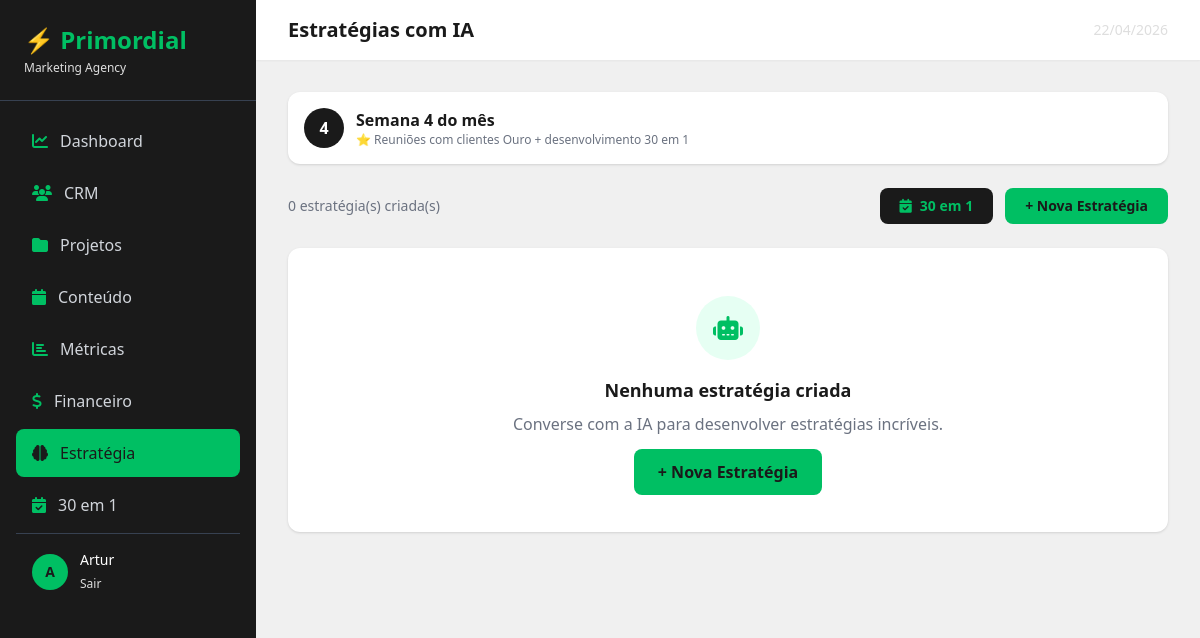
The page /estrategia/ (signed in) on the database as committed earlier.
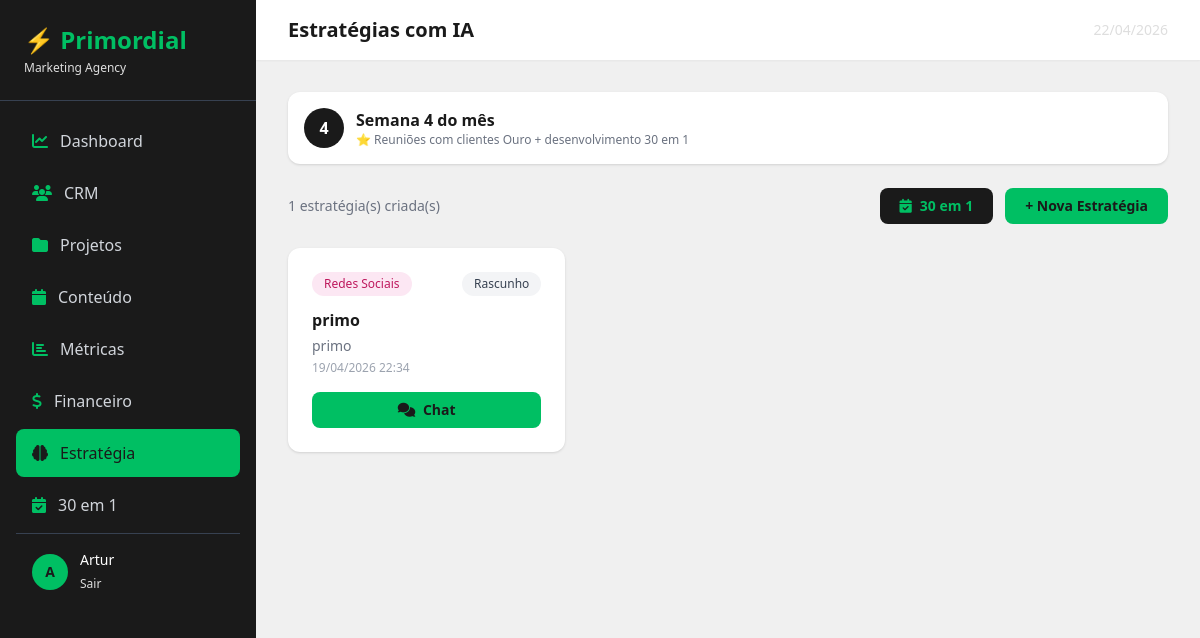
The same page on the database as committed later.
### estrategia/models.py (models this page shows, shortened)
class Estrategia(models.Model):
    TIPO_CHOICES = [
        ('redes_sociais', 'Redes Sociais'),
        ('conteudo', 'Conteúdo'),
        ('marketing_completo', 'Marketing Completo'),
        ('roteiro', 'Roteiro'),
        ('30_em_1', '30 em 1'),
    ]
    STATUS_CHOICES = [
        ('rascunho', 'Rascunho'),
        ('finalizada', 'Finalizada'),
    ]
    cliente = models.ForeignKey(Cliente, on_delete=models.CASCADE, related_name='estrategias', null=True, blank=True)
    titulo = models.CharField(max_length=200)
    tipo = models.CharField(max_length=30, choices=TIPO_CHOICES)
    status = models.CharField(max_length=20, choices=STATUS_CHOICES, default='rascunho')
    mes_referencia = models.DateField(null=True, blank=True)
    documento_final = models.TextField(blank=True)
    criado_por = models.ForeignKey(User, on_delete=models.SET_NULL, null=True)
    criado_em = models.DateTimeField(auto_now_add=True)
    atualizado_em = models.DateTimeField(auto_now=True)
    class Meta:
        ordering = ['-criado_em']

### crm/models.py (models this page shows, shortened)
class Cliente(models.Model):
    STATUS_CHOICES = [
        ('lead', 'Lead'),
        ('prospecto', 'Prospecto'),
        ('ativo', 'Ativo'),
        ('ouro', '⭐ Cliente Ouro'),
        ('inativo', 'Inativo'),
    ]
    SEGMENTO_CHOICES = [
        ('moda', 'Moda e Beleza'),
        ('saude', 'Saúde e Bem-estar'),
        ('alimentacao', 'Alimentação'),
        ('tecnologia', 'Tecnologia'),
        ('educacao', 'Educação'),
        ('imobiliario', 'Imobiliário'),
        ('varejo', 'Varejo'),
        ('servicos', 'Serviços'),
        ('outro', 'Outro'),
    ]
    nome = models.CharField(max_length=200)
    empresa = models.CharField(max_length=200, blank=True)
    email = models.EmailField()
    telefone = models.CharField(max_length=20, blank=True)
    status = models.CharField(max_length=20, choices=STATUS_CHOICES, default='lead')
    data_entrada = models.DateTimeField(auto_now_add=True)
    observacoes = models.TextField(blank=True)
    cpf_cnpj = models.CharField(max_length=20, blank=True)
    data_nascimento = models.DateField(null=True, blank=True)
    endereco = models.CharField(max_length=300, blank=True)
    cidade = models.CharField(max_length=100, blank=True)
    estado = models.CharField(max_length=2, blank=True)
    segmento = models.CharField(max_length=20, choices=SEGMENTO_CHOICES, blank=True)
    site = models.URLField(blank=True)
    instagram = models.CharField(max_length=100, blank=True)
    facebook = models.CharField(max_length=100, blank=True)
    linkedin = models.CharField(max_length=100, blank=True)
    tiktok = models.CharField(max_length=100, blank=True)
    briefing_completo = models.BooleanField(default=False)

### estrategia/views.py (the view, shortened to what this page needs)
# urls.py: path('', views.lista_estrategias, name='lista_estrategias'),
@login_required
def lista_estrategias(request):
    estrategias = Estrategia.objects.all()
    clientes = Cliente.objects.filter(status__in=['ativo', 'ouro'])
    semana_atual = get_semana_do_mes()
    alertas_estrategia = []
    alertas_30em1 = []
    if semana_atual == 4:
        clientes_ouro = Cliente.objects.filter(status='ouro')
    return render(request, 'estrategia/lista.html', {
        'estrategias': estrategias,
        'clientes': clientes,
        'semana_atual': semana_atual,
        'alertas_estrategia': alertas_estrategia,
        'alertas_30em1': alertas_30em1,
    })

### estrategia/views.py (called while the page is built)
def get_semana_do_mes():
    hoje = date.today()
    dia = hoje.day
    if dia <= 7:
        return 1
    elif dia <= 14:
        return 2
    elif dia <= 21:
        return 3
    else:
        return 4

### templates/estrategia/lista.html (shortened to what this page needs)
{% extends 'base/base.html' %}
{% block page_title %}Estratégias com IA{% endblock %}
{% block content %}
<div class="bg-white rounded-xl shadow p-4 mb-6 flex items-center gap-3">
    <div class="w-10 h-10 rounded-full flex items-center justify-center font-bold text-white" style="background-color:#1a1a1a">
        {{ semana_atual }}
    </div>
    <div>
        <p class="font-semibold" style="color:#1a1a1a">Semana {{ semana_atual }} do mês</p>
        <p class="text-xs text-gray-500">
            {% if semana_atual == 1 %}Produção de conteúdo
            {% elif semana_atual == 2 %}Revisão e aprovação
            {% elif semana_atual == 3 %}⚠️ Período de estratégia — verifique clientes pendentes
            {% else %}⭐ Reuniões com clientes Ouro + desenvolvimento 30 em 1{% endif %}
        </p>
    </div>
</div>
<div class="flex justify-between items-center mb-6">
    <p class="text-sm text-gray-500">{{ estrategias.count }} estratégia(s) criada(s)</p>
    <div class="flex gap-3">
        <a href="{% url 'lista_30em1' %}" class="font-bold px-5 py-2 rounded-lg transition text-sm" style="background-color:#1a1a1a; color:#00bf63">
            <i class="fas fa-calendar-check mr-2"></i>30 em 1
        </a>
        <a href="{% url 'nova_estrategia' %}" class="font-bold px-5 py-2 rounded-lg transition text-sm" style="background-color:#00bf63; color:#1a1a1a">
            + Nova Estratégia
        </a>
    </div>
</div>
{% if estrategias %}
<div class="grid grid-cols-1 md:grid-cols-2 lg:grid-cols-3 gap-6">
    {% for e in estrategias %}
    <div class="bg-white rounded-xl shadow p-6 hover:shadow-md transition">
        <div class="flex items-center justify-between mb-3">
            <span class="px-3 py-1 rounded-full text-xs font-medium
                {% if e.tipo == 'redes_sociais' %}bg-pink-100 text-pink-700
                {% elif e.tipo == 'conteudo' %}bg-blue-100 text-blue-700
                {% elif e.tipo == 'roteiro' %}bg-purple-100 text-purple-700
                {% elif e.tipo == '30_em_1' %}bg-yellow-100 text-yellow-700
                {% else %}bg-gray-100 text-gray-700{% endif %}">
                {{ e.get_tipo_display }}
            </span>
            <span class="px-3 py-1 rounded-full text-xs font-medium
                {% if e.status == 'finalizada' %}bg-green-100 text-green-700
                {% else %}bg-gray-100 text-gray-700{% endif %}">
                {{ e.get_status_display }}
            </span>
        </div>
        <h3 class="font-semibold mb-1" style="color:#1a1a1a">{{ e.titulo }}</h3>
        {% if e.cliente %}
        <p class="text-sm text-gray-500 mb-1">{{ e.cliente.nome }}</p>
        {% endif %}
        <p class="text-xs text-gray-400 mb-4">{{ e.criado_em|date:"d/m/Y H:i" }}</p>
        <div class="flex gap-2">
            <a href="{% url 'chat_estrategia' e.pk %}" class="flex-1 text-sm font-bold px-4 py-2 rounded-lg transition text-center" style="background-color:#00bf63; color:#1a1a1a">
                <i class="fas fa-comments mr-1"></i> Chat
            </a>
        </div>
    </div>
    {% endfor %}
</div>
{% else %}
<div class="bg-white rounded-xl shadow p-12 text-center">
    <div class="w-16 h-16 rounded-full flex items-center justify-center mx-auto mb-4" style="background-color:#e6fff3">
        <i class="fas fa-robot text-2xl" style="color:#00bf63"></i>
    </div>
    <h3 class="text-lg font-semibold mb-2" style="color:#1a1a1a">Nenhuma estratégia criada</h3>
    <p class="text-gray-500 mb-6">Converse com a IA para desenvolver estratégias incríveis.</p>
    <a href="{% url 'nova_estrategia' %}" class="font-bold px-6 py-3 rounded-lg transition" style="background-color:#00bf63; color:#1a1a1a">
        + Nova Estratégia
    </a>
</div>
{% endif %}
{% endblock %}

Rows that differ between the two databases and show on the page:
added Estrategia: tipo "Redes Sociais", status "Rascunho", titulo "primo", cliente.nome "primo", criado_em "19/04/2026 22:34"
Other text that changed with them:
{{ estrategias.count }}: "0" → "1"
text no longer shown: "Nenhuma estratégia criada Converse com a IA para desenvolver estratégias incríveis. + Nova Estratégia"
